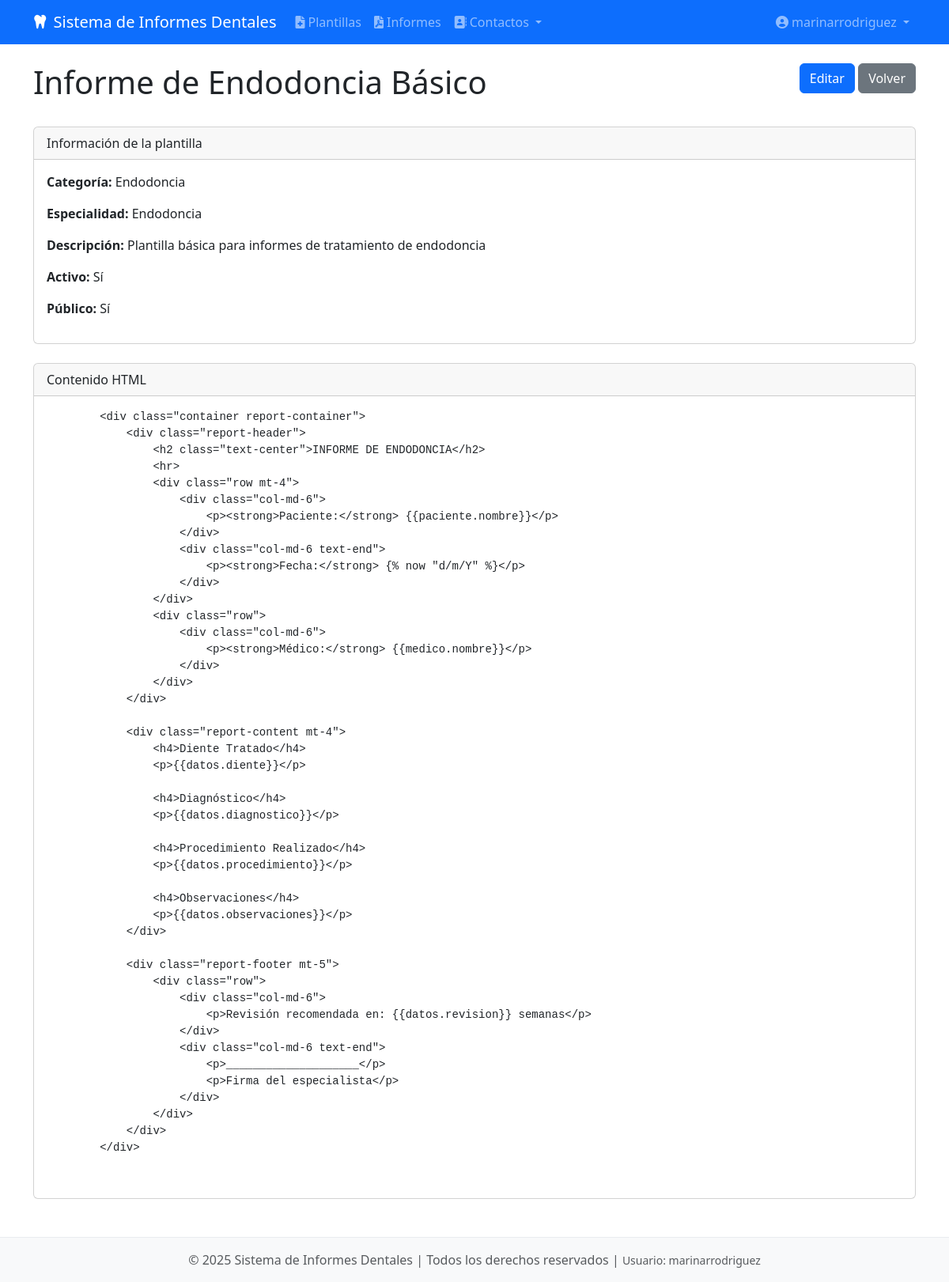
The page /templates/1/ (signed in) on the database its author committed.
### dental_reports/models.py (models this page shows, shortened)
class ReportTemplate(models.Model):
    name = models.CharField(max_length=100, verbose_name="Nombre")
    category = models.ForeignKey(TemplateCategory, on_delete=models.SET_NULL, null=True,
                                 related_name='templates', verbose_name="Categoría")
    specialty = models.ForeignKey(Specialty, on_delete=models.SET_NULL, null=True, blank=True,
                                  related_name='report_templates', verbose_name="Especialidad")
    description = models.TextField(blank=True, verbose_name="Descripción")
    html_content = models.TextField(verbose_name="Contenido HTML",
                                    help_text="Contenido HTML con marcadores como {{paciente.nombre}}")
    fields_schema = models.JSONField(default=dict, verbose_name="Esquema de Campos",
                                     help_text="Estructura JSON con los campos del formulario")
    created_by = models.ForeignKey(User, on_delete=models.SET_NULL, null=True,
                                   related_name='created_templates', verbose_name="Creado por")
    created_at = models.DateTimeField(auto_now_add=True, verbose_name="Fecha de creación")
    updated_at = models.DateTimeField(auto_now=True, verbose_name="Última actualización")
    is_active = models.BooleanField(default=True, verbose_name="Activo")
    is_public = models.BooleanField(default=False, verbose_name="Público",
                                    help_text="Si es accesible para todos los usuarios")
    class Meta:
        verbose_name = "Plantilla de Informe"
        verbose_name_plural = "Plantillas de Informes"

class TemplateCategory(models.Model):
    name = models.CharField(max_length=100, verbose_name="Nombre")
    description = models.TextField(blank=True, verbose_name="Descripción")
    class Meta:
        verbose_name = "Categoría de Plantilla"
        verbose_name_plural = "Categorías de Plantillas"

class Specialty(models.Model):
    name = models.CharField(max_length=100, verbose_name="Nombre")
    description = models.TextField(blank=True, verbose_name="Descripción")
    class Meta:
        verbose_name = "Especialidad"
        verbose_name_plural = "Especialidades"

### dental_reports/views.py (the view)
# urls.py: path('templates/<int:pk>/', views.template_detail, name='template_detail'),
@login_required
def template_detail(request, pk):
    template = get_object_or_404(ReportTemplate, pk=pk)
    example_reports = GeneratedReport.objects.filter(template=template).order_by('-created_at')[:5]
    return render(request, 'dental_reports/template_detail.html', {
        'template': template,
        'example_reports': example_reports
    })

### dental_reports/templates/dental_reports/template_detail.html (shortened to what this page needs)
{% extends "dental_reports/base.html" %}
{% block content %}
<div class="row">
    <div class="col-md-8">
        <h1>{{ template.name }}</h1>
    </div>
    <div class="col-md-4 text-end">
        <a href="{% url 'template_edit' pk=template.id %}" class="btn btn-primary">Editar</a>
        <a href="{% url 'template_list' %}" class="btn btn-secondary">Volver</a>
    </div>
</div>
<div class="card mt-4">
    <div class="card-header">
        Información de la plantilla
    </div>
    <div class="card-body">
        <p><strong>Categoría:</strong> {{ template.category.name }}</p>
        <p><strong>Especialidad:</strong> {{ template.specialty.name|default:"Sin especialidad" }}</p>
        <p><strong>Descripción:</strong> {{ template.description }}</p>
        <p><strong>Activo:</strong> {{ template.is_active|yesno:"Sí,No" }}</p>
        <p><strong>Público:</strong> {{ template.is_public|yesno:"Sí,No" }}</p>
    </div>
</div>
<div class="card mt-4">
    <div class="card-header">
        Contenido HTML
    </div>
    <div class="card-body">
        <pre>{{ template.html_content }}</pre>
    </div>
</div>
{% endblock %}

### dental_reports/templates/dental_reports/base.html (shortened to what this page needs)
<!DOCTYPE html>
{% load static %}
<html lang="es">
<head>
    <link href="https://cdn.jsdelivr.net/npm/bootstrap@5.3.0/dist/css/bootstrap.min.css" rel="stylesheet">
    <link rel="stylesheet" href="https://cdnjs.cloudflare.com/ajax/libs/font-awesome/6.0.0/css/all.min.css">
    {% block extra_css %}
    <link rel="stylesheet" href="{% static 'dental_reports/css/visual-editor.css' %}">
    {% endblock %}
</head>
<body>
    <nav class="navbar navbar-expand-lg navbar-dark bg-primary">
        <div class="container">
            <a class="navbar-brand" href="{% url 'dental_reports:home' %}">
                <i class="fas fa-tooth me-2"></i>Sistema de Informes Dentales
            </a>
            <div class="collapse navbar-collapse" id="navbarNav">
                <ul class="navbar-nav me-auto">
                    {% if user.is_authenticated %}
                        <li class="nav-item">
                            <a class="nav-link {% if request.resolver_match.url_name == 'template_list' %}active{% endif %}"
                               href="{% url 'dental_reports:template_list' %}">
                               <i class="fas fa-file-medical me-1"></i>Plantillas
                            </a>
                        </li>
                        <li class="nav-item">
                            <a class="nav-link {% if request.resolver_match.url_name == 'report_list' %}active{% endif %}"
                               href="{% url 'dental_reports:report_list' %}">
                               <i class="fas fa-file-pdf me-1"></i>Informes
                            </a>
                        </li>
                        <li class="nav-item dropdown">
                            <a class="nav-link dropdown-toggle {% if 'clinic' in request.resolver_match.url_name or 'dentist' in request.resolver_match.url_name %}active{% endif %}"
                               href="#" id="contactsDropdown" role="button" data-bs-toggle="dropdown" aria-expanded="false">
                                <i class="fas fa-address-book me-1"></i>Contactos
                            </a>
                        </li>
                    {% endif %}
                </ul>
                <ul class="navbar-nav">
                    {% if user.is_authenticated %}
                        <li class="nav-item dropdown">
                            <a class="nav-link dropdown-toggle" href="#" id="navbarDropdown" role="button" data-bs-toggle="dropdown" aria-expanded="false">
                                <i class="fas fa-user-circle me-1"></i>{{ user.get_full_name|default:user.username }}
                            </a>
                        </li>
                    {% else %}
                        <li class="nav-item">
                            <a class="nav-link" href="{% url 'admin:login' %}">
                                <i class="fas fa-sign-in-alt me-1"></i>Iniciar Sesión
                            </a>
                        </li>
                    {% endif %}
                </ul>
            </div>
        </div>
    </nav>
    <main class="container mt-4">
        {% block content %}{% endblock %}
    </main>
    <footer class="footer mt-5">
        <div class="container text-center">
            <p class="mb-0 text-muted">
                &copy; {% now "Y" %} Sistema de Informes Dentales | Todos los derechos reservados
                {% if user.is_authenticated %}
                | <span class="text-muted small">Usuario: {{ user.username }}</span>
                {% endif %}
            </p>
        </div>
    </footer>
</body>
</html>

### dental_reports/templates/dental_reports/base.html (style rules this page uses)
body { min-height: 100vh; display: flex; flex-direction: column; }
main { flex: 1; }
.footer { margin-top: auto; padding: 1rem 0; background-color: #f8f9fa; border-top: 1px solid #e9ecef; }

### rows shown on the page
ReportTemplate: name "Informe de Endodoncia Básico", category.name "Endodoncia", specialty.name "Endodoncia", description "Plantilla básica para informes de tratamiento de endodoncia", is_active "Sí", is_public "Sí", html_content "<div class=\"container report-container\"> <div class=\"report-header\"> <h2 class=\"text-center\">INFORME DE ENDODONCIA</h2> <hr> <div class=\"row mt-4\"> <div class=\"col-md-6\"> <p><strong>Paciente:</strong> {{paciente.nombre}}</p> </div> <div class=\"col-md-6 text-end\"> <p><strong>Fecha:</strong> {% now \"d/m/Y\" %}</p> </div> </div> <div class=\"row\"> <div class=\"col-md-6\"> <p><strong>Médico:</strong> {{medico.nombre}}</p> </div> </div> </div> <div class=\"report-content mt-4\"> <h4>Diente Tratado</h4> <p>{{datos.diente}}</p> <h4>Diagnóstico</h4> <p>{{datos.diagnostico}}</p> <h4>Procedimiento Realizado</h4> <p>{{datos.procedimiento}}</p> <h4>Observaciones</h4> <p>{{datos.observaciones}}</p> </div>…"

### other values the page prints
{{ user.get_full_name|default:user.username }} "marinarrodriguez"
{{ user.username }} "marinarrodriguez"
